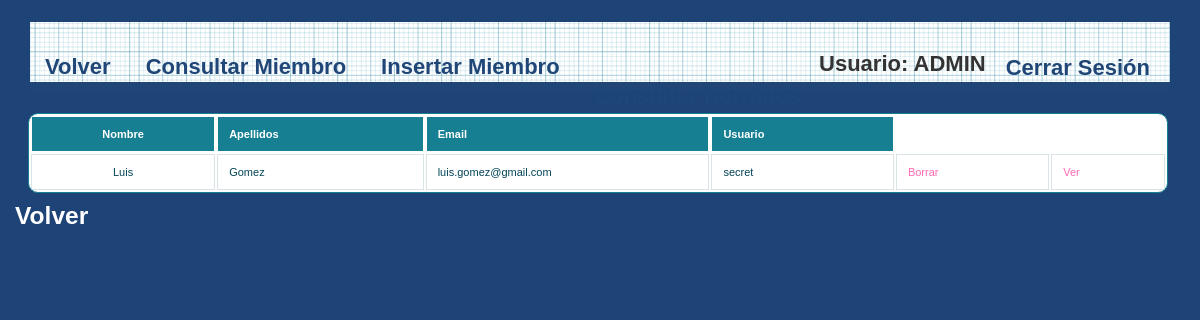
The page /et3_iu/Controllers/PROYECTO_Controller.php?ID_PROYECTO=2&accion=Miembros (signed in) on the database its author committed.
### tables this page shows
CREATE TABLE IF NOT EXISTS `EMPLEADOS` (
  `EMP_USER` varchar(25) NOT NULL,
  `EMP_PASSWORD` varchar(128) NOT NULL,
  `EMP_NOMBRE` varchar(25) DEFAULT NULL,
  `EMP_APELLIDO` varchar(50) DEFAULT NULL,
  `EMP_EMAIL` varchar(50) DEFAULT NULL,
  `EMP_TIPO` int(10) DEFAULT NULL,
  `EMP_ESTADO` varchar(25) DEFAULT NULL
);

### et3_iu/Controllers/PROYECTO_Controller.php (called while the page is built, shortened)
<?php
include '../Locates/Strings_Castellano.php';
require_once("../Mappers/PROYECTO_Mapper.php");
$proyectoMapper=new ProyectoMapper();
switch ($_REQUEST['accion']) {
    case  $strings['Gestionar Miembros']:
            $miembros = $proyectoMapper->listarMiembrosProyecto($_REQUEST['ID_PROYECTO']);
            if (!tienePermisos('ProyectoMiembro_Default')) {
                new Mensaje('No tienes los permisos necesarios', 'PROYECTO_Controller.php');
            } else {
                new ProyectoMiembro_Default($miembros,$_REQUEST['ID_PROYECTO'], 'PROYECTO_Controller.php');
            }
        break;
}
?>

### et3_iu/Models/MIEMBRO_Model.php (called while the page is built, shortened)
<?php
class Miembro{
    private $NOMBRE;
    private $APELLIDOS;
    private $USUARIO;
    private $CORREO;
    public function __construct( $NOMBRE=NULL, $APELLIDOS=NULL, $USUARIO=NULL, $CONTRASEÑA=NULL, $CORREO=NULL){
        $this->NOMBRE = $NOMBRE;
        $this->APELLIDOS = $APELLIDOS;
        $this->USUARIO = $USUARIO;
        $this->CORREO = $CORREO;
    }
    public function getNombre(){
        return $this->NOMBRE;
    }
    public function getApellidos(){
        return $this->APELLIDOS;
    }
    public function getUsuario(){
        return $this->USUARIO;
    }
    public function getCorreo(){
        return $this->CORREO;
    }
}
?>

### et3_iu/Mappers/PROYECTO_Mapper.php (called while the page is built, shortened)
<?php
require_once(__DIR__ . "/../Models/MIEMBRO_Model.php");
class ProyectoMapper {
  private $mysqli;
  public function conectarBD(){
      $this->mysqli = new mysqli("localhost","iu2016","iu2016","IU2016");
  }
    public function listarMiembrosProyecto($id_proyecto)
    {
        $sql = "SELECT EMP_USER FROM PROYECTO_MIEMBRO where ID_PROYECTO = ". $id_proyecto . ";";
        if (!($resultado = $this->mysqli->query($sql))) {
            return false;
        } else {
            $miembros_proyecto = array();
            while($miembros = $resultado->fetch_array(MYSQLI_ASSOC)){
                $infoMiembro = $this->buscarMiembroPorUsuario($miembros['EMP_USER']);
                array_push($miembros_proyecto, $infoMiembro);
            }
            return $miembros_proyecto;
        }
    }
        public function buscarMiembroPorUsuario($user) {
        $sql = "SELECT * FROM EMPLEADOS where EMP_USER LIKE '%$user%'";
        $resultado = $this -> mysqli -> query($sql);
        $obj = $resultado->fetch_object();
        $miembro = new Miembro( $obj -> EMP_NOMBRE, $obj -> EMP_APELLIDO,$obj -> EMP_USER, $obj -> EMP_PASSWORD, $obj -> EMP_EMAIL);
        return $miembro;
    }
}

### et3_iu/Views/PROYECTO_MIEMBRO_SHOW_ALL_Vista.php (the view, shortened to what this page needs)
<?php
class ProyectoMiembro_Default{
    private $datos1;
    private $volver;
    private $proyectoId;
    function __construct($array1,$proyectoId, $volver){
        $this->datos1 = $array1;
        $this->proyectoId = $proyectoId;
        $this->volver = $volver;
        $this->render();
    }
    function render(){
        ?>
        <p>
            <h2>
                <div>
                    <head><link rel="stylesheet" href="../Styles/styles.css" type="text/css" media="screen" />
                    </head>
                    <div id="wrapper">
                        <nav>
                            <div class="menu">
                                <ul>
                                    <li><a href="../Functions/Desconectar.php"><?php echo  $strings['Cerrar Sesión']; ?></a></li>
                                    <li><?php echo $strings['Usuario'].": ". $_SESSION['login']; ?></li>
                                </ul>
                                <?php echo '<a href=\'' . $this->volver . "'>" . $strings['Volver'] . " </a>"; ?></li>
                                <a href='./PROYECTO_Controller.php?accion=<?php echo $strings['Consultar Miembro']?>'><?php echo $strings['Consultar Miembro']?></a>
                                <a href='./PROYECTO_Controller.php?accion=<?php echo $strings['Insertar Miembro'] ?>&ID_PROYECTO=<?php echo $this->proyectoId;?>'><?php echo $strings['Insertar Miembro']?></a>
                                <a href='./PROYECTO_Controller.php?accion=<?php echo $strings['ConsultarBorrados']?>'><?php echo $strings['ConsultarBorrados']?></a>
                            </div>
                        </nav>
                        <table id="btable" border = 1>
                            <tr>
                                <th>  <?=$strings['NOMBRE'] ?> </th>
                                <th>  <?=$strings['APELLIDOS'] ?> </th>
                                <th>  <?=$strings['EMAIL'] ?> </th>
                                <th>  <?=$strings['USUARIO'] ?> </th>
                            </tr>
                            <?php
                            foreach($this->datos1 as $miembro){
                                echo "<tr><td> " . $miembro->getNombre() ."</td>";
                                echo "<td>" . $miembro->getApellidos() ."</td>";
                                echo "<td> " . $miembro->getCorreo() ."</td>";
                                echo "<td> " . $miembro->getUsuario() ."</td>";
                                if(strcmp($miembro->getUsuario(), $_SESSION['login']) != 0){?>
                                <td>
                                    <a href='PROYECTO_Controller.php?ID_PROYECTO=<?php echo $_REQUEST['ID_PROYECTO'] . '&ID_MIEMBRO=' . $miembro->getUsuario(). '&accion='.$strings['Eliminar Miembros']; ?>'><?php echo $strings['Borrar'] ?></a>
                                </td>
                                <td>
                                    <a href='PROYECTO_Controller.php?ID_MIEMBRO=<?php echo $miembro->getUsuario() . '&accion='.$strings['Ver Miembro']; ?>'><?php echo $strings['Ver'] ?></a>
                                </td>
                                </tr>
                            <?php         }               }
                            ?>
                        </table>
                    </div>
                    <h3>
        <p>
            <?php
            echo '<a class="form-link" href=\'' . $this->volver . "'>" . $strings['Volver'] . " </a>";
            ?>
            </h3>
        </p>
        <?php
    }
}

### et3_iu/Styles/styles.css (style rules this page uses)
* { margin: 0; padding: 0; }
ul li { list-style-type:none; }
header, footer, section, aside, nav, article { display: block; }
#wrapper { width: 1140px; margin: 0 auto; margin-top: 5px; margin-bottom: 5px; }
nav { width: 1140px; height: 69px; margin: 0 auto; background: #1F4677 url(../images/blueprintpaper.png) repeat-x; }
h1,h2,h3,h4,h5,h6 { font-weight: bold; clear: both; color: #333; list-style-type:none; }
a:link, a:visited { color:hotpink; text-decoration: none; }
p { margin-bottom: 18px; }
li { padding-left: 5px; }
nav .menu { font-size: 22px; font-weight: bold; }
nav .menu ul { margin: 0; padding: 25px 0 0 20px; list-style: none; line-height: normal; }
nav .menu li { display: block; float: right; }
nav .menu a { display: block; margin-right: 5px; padding: 0px 15px; text-decoration: none; color: #1F4677; float:left; }
table { white-space: normal; line-height: normal; font-weight: normal; font-size: small; font-style: normal; color: black; text-align: center; font-variant: normal; border-color: gray; background-color: white; }
#btable { white-space: normal; line-height: normal; font-weight: normal; font-size: 11px; font-style: normal; color: black; text-align: center; font-variant: normal; border-color: gray; background-color: white; margin-left: -2px; }
#btable { width: 100%; overflow: hidden; background: #FFF; color: #024457; border-radius: 10px; border: 1px solid #167F92; }
#btable tr { border: 1px solid #D9E4E6; }
#btable tr:nth-child(odd) { background-color: #EAF3F3; }
#btable th { display: none; border: 1px solid #FFF; background-color: #167F92; color: #FFF; padding: 1em; }
#btable th:first-child { display: table-cell; text-align: center; }
#btable th:nth-child(2) { display: table-cell; }
#btable th:nth-child(2):after { content: attr(data-th); }
@media (min-width: 480px) { #btable th:nth-child(2):after { display: none; } }
#btable td { display: block; word-wrap: break-word; max-width: 7em; }
#btable td:first-child { display: table-cell; text-align: center; border-right: 1px solid #D9E4E6; }
@media (min-width: 480px) { #btable td { border: 1px solid #D9E4E6; } }
#btable th, #btable td { text-align: left; margin: .5em 1em; }
@media (min-width: 480px) { #btable th, #btable td { display: table-cell; padding: 1em; } }
#content p, ul, ol, hr { margin-bottom: 24px; }
#content h1, h2, h3, h4, h5, h6 { color: #333; margin: 0 0 20px 0; line-height: 1.5em; }
* { margin-top: 4px; }
.form-link { color: white !important; margin-left: 15px; }

### rows shown on the page
empleados: EMP_NOMBRE "Luis", EMP_APELLIDO "Gomez", EMP_EMAIL "luis.gomez@gmail.com", EMP_USER "secret"

### other values the page prints
$strings['Cerrar Sesión'] "Cerrar Sesión"
$strings['Usuario'] "Usuario"
$_SESSION['login'] "ADMIN"
$strings['Volver'] "Volver"
$strings['Consultar Miembro'] "Consultar Miembro"
$strings['Insertar Miembro'] "Insertar Miembro"
$strings['NOMBRE'] "Nombre"
$strings['APELLIDOS'] "Apellidos"
$strings['EMAIL'] "Email"
$strings['USUARIO'] "Usuario"
